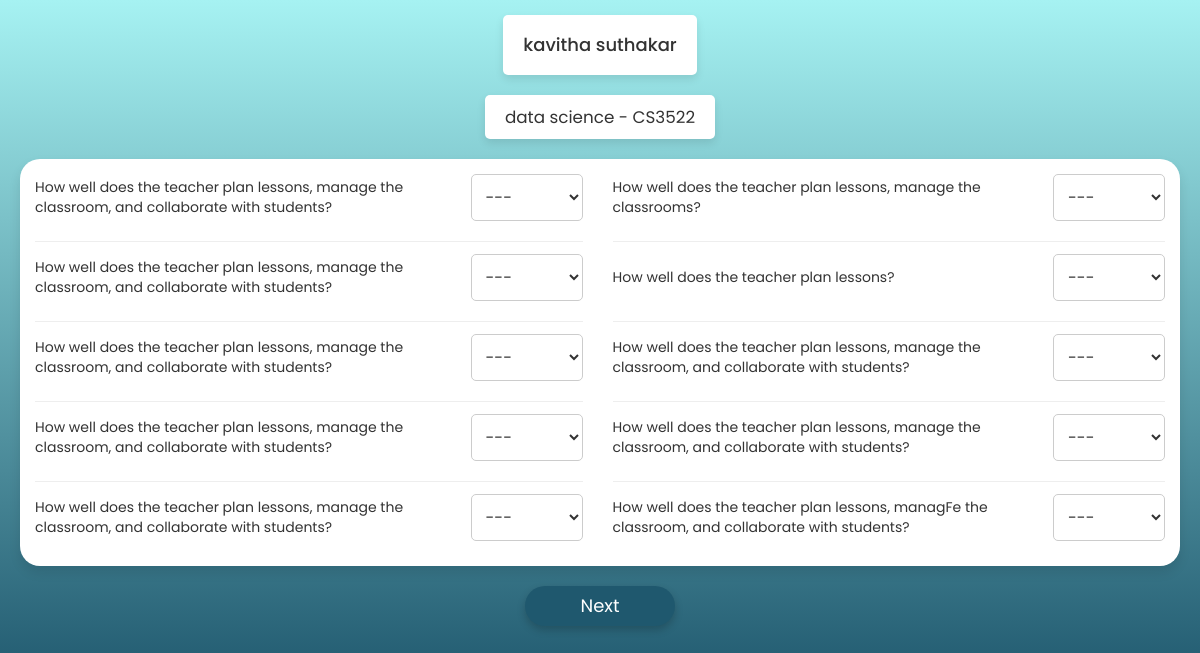
The app's page /feed/1/1/, older data.
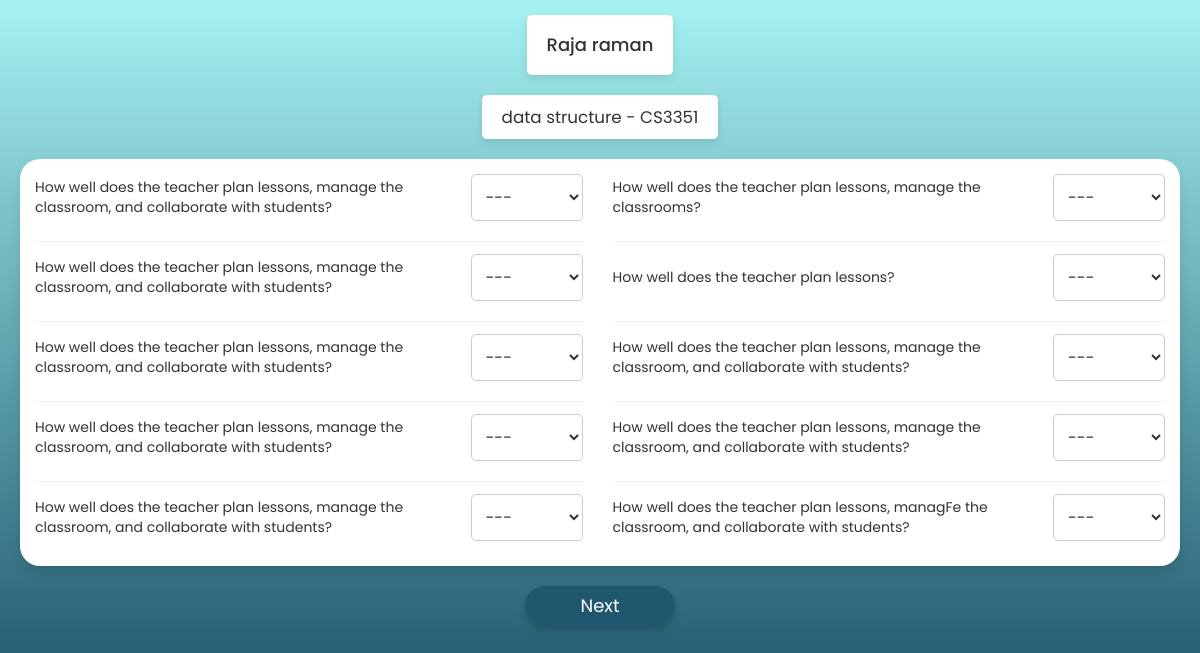
The same page, newer data.
### core/models.py (models this page shows, shortened)
class ClassStaff(models.Model):
    semester = models.SmallIntegerField()
    section = models.CharField(max_length=1)
    staff = models.ForeignKey(Staff,on_delete=models.CASCADE)
    subject = models.ForeignKey(Subject,on_delete=models.CASCADE)
    class Meta:
        verbose_name = "handling class"

class Staff(models.Model):
    GENDER = (
        (1,'male'),
        (0,'female')
    )
    fname = models.CharField(max_length=20)
    sname = models.CharField(max_length=20,null=True)
    intial = models.CharField(max_length=1)
    proflie_pic = models.ImageField(upload_to=profile_path,null=True,blank=True)
    dept = models.CharField(max_length=50,choices=DEPARTMENT)
    gender = models.BooleanField(choices=GENDER)

class Subject(models.Model):
    name = models.CharField(max_length=50)
    subject_code = models.CharField(max_length=6)
    semester = models.SmallIntegerField()
    mcourse = models.BooleanField(default=False,help_text='manitaory course')
    ecourse = models.BooleanField(default=False,help_text='elective course')
    oecourse = models.BooleanField(default=False,help_text='open elective course')

### core/views.py (the view, shortened to what this page needs)
# urls.py: path('feed/<int:sid>/<int:catid>/',views.FeedBackView.as_view(),name='feed'),
class FeedBackView(View):
    def get(self,request,sid,catid):
        student = Student.objects.get(id=sid)
        class_staff = ClassStaff.objects.filter(subject__semester=student.semester,section=student.section,subject__mcourse=False)
        if len(class_staff) == catid:
            if(student.semester > 3) : return redirect('msubject',sid=sid,count=0)
            else : return redirect('home')
        return render(self.request,'feed.html',{'data':class_staff[catid],'sid':sid,'catid':catid})

### templates/feed.html (shortened to what this page needs)
{% load static %}
<!DOCTYPE html>
<html lang="en">
<head>
    <link rel="stylesheet" href="https://maxcdn.bootstrapcdn.com/font-awesome/4.7.0/css/font-awesome.min.css">
    <link rel="stylesheet" href="https://maxcdn.bootstrapcdn.com/bootstrap/3.3.7/css/bootstrap.min.css">
</head>
<body>
    <header>
        <div class="head">
            <h4 class="letters">{{data.staff.fname}} {{data.staff.sname}} </h4>
        </div>
    </header>
    <div class="staff_details">
        <p class="staff_subject">{{data.subject.name}} - {{data.subject.subject_code}}</p>
    </div>
                <div class="main_container">
                    <div class="left_container">
                        <div class="questions">
                            <p>How well does the teacher plan lessons, manage the classroom, and collaborate with
                                students?</p>
                            <div class="option">
                                <select>
                                    <option value="">---</option>
                                </select>
                            </div>
                        </div>
                        <hr>
                        <div class="questions">
                            <p>How well does the teacher plan lessons, manage the classroom, and collaborate with
                                students?</p>
                            <div class="option">
                                <select>
                                    <option value="">---</option>
                                </select>
                            </div>
                        </div>
                        <hr>
                        <div class="questions">
                            <p>How well does the teacher plan lessons, manage the classroom, and collaborate with
                                students?</p>
                            <div class="option">
                                <select>
                                    <option value="">---</option>
                                </select>
                            </div>
                        </div>
                        <hr>
                        <div class="questions">
                            <p>How well does the teacher plan lessons, manage the classroom, and collaborate with
                                students?</p>
                            <div class="option">
                                <select>
                                    <option value="">---</option>
                                </select>
                            </div>
                        </div>
                        <hr>
                        <div class="questions">
                            <p>How well does the teacher plan lessons, manage the classroom, and collaborate with
                                students?</p>
                            <div class="option">
                                <select>
                                    <option value="">---</option>
                                </select>
                            </div>
                        </div>
                    </div>
                    <div class="right_container">
                        <div class="questions">
                            <p>How well does the teacher plan lessons, manage the classrooms?</p>
                            <div class="option">
                                <select>
                                    <option value="">---</option>
                                </select>
                            </div>
                        </div>
                        <hr>
                        <div class="questions">
                            <p>How well does the teacher plan lessons?</p>
                            <div class="option">
                                <select>
                                    <option value="">---</option>
                                </select>
                            </div>
                        </div>
                        <hr>
                        <div class="questions">
                            <p>How well does the teacher plan lessons, manage the classroom, and collaborate with
                                students?</p>
                            <div class="option">
                                <select>
                                    <option value="">---</option>
                                </select>
                            </div>
                        </div>
                        <hr>
                        <div class="questions">
                            <p>How well does the teacher plan lessons, manage the classroom, and collaborate with
                                students?</p>
                            <div class="option">
                                <select>
                                    <option value="">---</option>
                                </select>
                            </div>
                        </div>
                        <hr>
                        <div class="questions">
                            <p>How well does the teacher plan lessons, managFe the classroom, and collaborate with
                                students?</p>
                            <div class="option">
                                <select>
                                    <option value="">---</option>
                                </select>
                            </div>
                        </div>
                    </div>
                </div>
        <form id="feedbackForm" action="{% url 'feed' sid catid %}" method="POST">
            <div class="button_column">
                <button type="submit" class="last_butten" >Next</button>
            </div>
        </form>
</body>
</html>

### templates/feed.html (style rules this page uses)
html, body { height: 690px; margin: 0; overflow: hidden; }
* { padding: 0; margin: 0; box-sizing: border-box; }
body { background: linear-gradient(to bottom, #a6f2f2, #1f586e); font-family: 'Poppins', sans-serif; color: #333; }
header { display: flex; justify-content: center; margin-top: 15px; }
.head { background-color: white; border-radius: 5px; padding: 10px 20px; display: flex; justify-content: center; align-items: center; box-shadow: 0 4px 8px rgba(0, 0, 0, 0.1); }
.staff_details { display: flex; justify-content: center; margin-top: 20px; font-size:larger; }
.staff_subject { background-color: white; border-radius: 5px; padding: 10px 20px; text-align: center; box-shadow: 0 4px 8px rgba(0, 0, 0, 0.1); }
.main_container { background-color: white; border-radius: 20px; display: flex; gap: 30px; padding: 15px; margin: 20px; box-shadow: 0 6px 12px rgba(0, 0, 0, 0.1); justify-content:space-around; }
.questions { display: flex; justify-content: space-between; align-items: center; margin-bottom: 10px; }
.option select { padding: 10px; border-radius: 5px; border: 1px solid #ccc; background-color: #fff; font-size: 16px; }
.button_column { display: flex; justify-content: space-around; }
.last_butten { width: 150px; height: 40px; border-radius: 20px; border-style: none; background-color: #1f586e; color: white; font-size: large; cursor: pointer; box-shadow: 0 4px 8px rgba(0, 0, 0, 0.2); transition: background-color 0.3s ease; }
#feedbackForm { margin: 0%; padding: 0%; height: 40px; }
hr { margin-bottom: 12px; }
p { margin: 0%; }

Row changes from the older to the newer data that the page shows:
changed ClassStaff: staff.fname "kavitha" → "Raja"; staff.sname "suthakar" → "raman"; subject.name "data science" → "data structure"; subject.subject_code "CS3522" → "CS3351"
